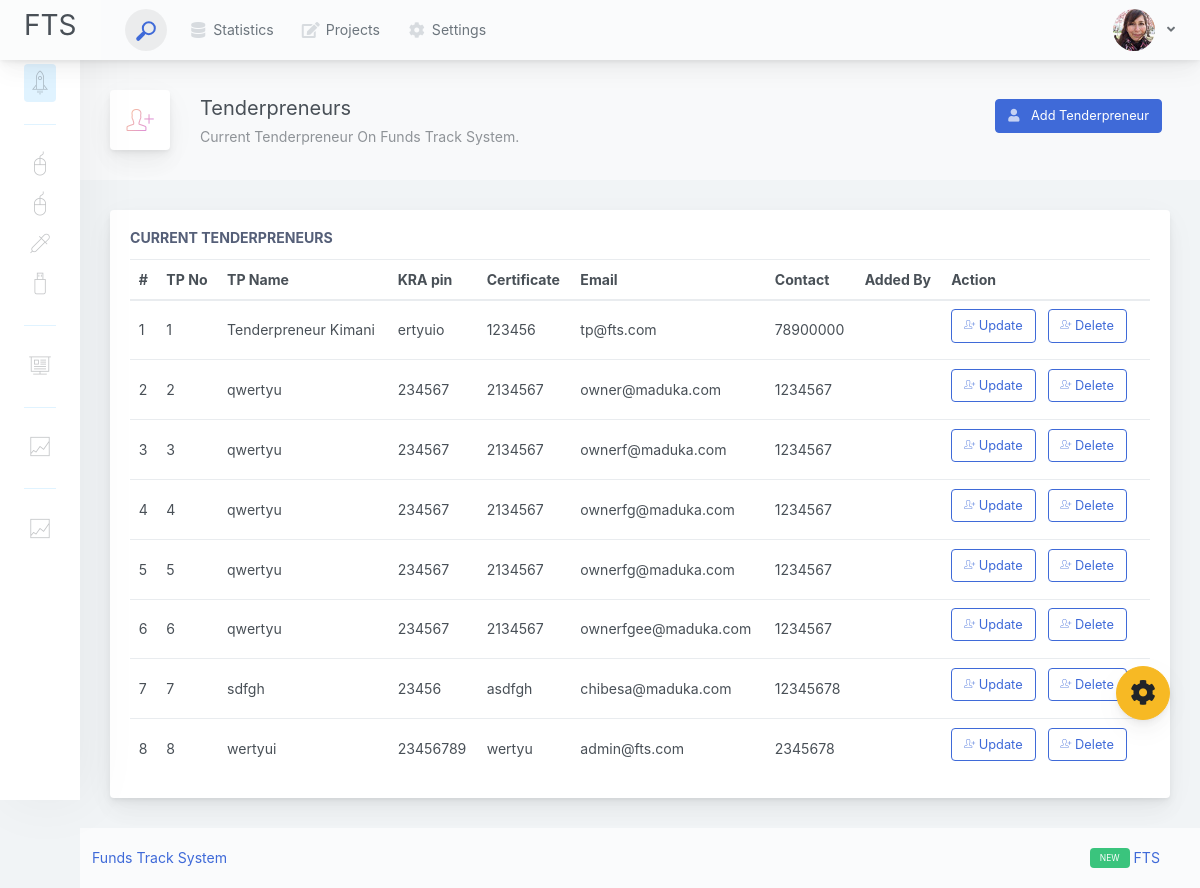
The page /user/tenderpreneur.php (signed in) on the database its author committed.
### tables this page shows
CREATE TABLE `tenderpreneurs` (
  `tp_no` int(11) NOT NULL,
  `tp_name` varchar(20) NOT NULL,
  `kra_cert` varchar(20) NOT NULL,
  `certificate` varchar(20) NOT NULL,
  `contact` int(11) NOT NULL,
  `email` varchar(20) NOT NULL,
  `pass` varchar(300) NOT NULL
);

### user/tenderpreneur.php (the view, shortened to what this page needs)
<!DOCTYPE html>
<html lang="en">
<head>
<link href="../main.css" rel="stylesheet">
</head>
<body>
    <div class="app-container app-theme-white body-tabs-shadow fixed-sidebar fixed-header">
      <?php  include '../includes/user/header.php' ?>
      <?php include '../includes/user/layout.php'?>
        <div class="app-main">
                    <?php include '../includes/user/sidebar.php'?>
                 <div class="app-main__outer">
                    <div class="app-main__inner">
                        <div class="app-page-title">
                            <div class="page-title-wrapper">
                                <div class="page-title-heading">
                                    <div class="page-title-icon">
                                        <i class="pe-7s-add-user icon-gradient bg-mean-fruit">
                                        </i>
                                    </div>
                                    <div>Tenderpreneurs
                                        <div class="page-title-subheading">Current Tenderpreneur On Funds Track System.
                                        </div>
                                    </div>
                                </div>
                                <div class="page-title-actions">
                                    <div class="d-inline-block dropdown">
                                        <button type="button" class="btn mr-2 mb-2 btn-primary" data-toggle="modal" data-target=".addUserModal">
                                            <span class="btn-icon-wrapper pr-2 opacity-7">
                                                <i class="fa fa-user fa-w-20"></i>
                                            </span>
                                            Add Tenderpreneur
                                        </button>
                                    </div>
                                </div>
                             </div>
                        </div>
                 <div class="row">
                            <div class="col-lg-12">
                                <div class="main-card mb-3 card">
                                    <div class="card-body"><h5 class="card-title">Current Tenderpreneurs </h5>
                                        <table class="mb-0 table table-hover">
                                            <thead>
                                            <tr>
                                                <th>#</th>
                                                <th>TP No</th>
                                                <th>TP Name</th>
                                                <th>KRA pin</th>
                                                <th>Certificate</th>
                                                <th>Email</th>
                                                <th>Contact</th>
                                                <th>Added By</th>
                                                <th>Action</th>
                                            </tr>
                                            </thead>
                                            <tbody>
   <?php
    $sql = "SELECT * from tenderpreneurs";
$query = $dbh -> prepare($sql);
$query->execute();
$results=$query->fetchAll(PDO::FETCH_OBJ);
$cnt=1;
if($query->rowCount() > 0)
{
foreach($results as $result)
{
    ?>
                                            <tr>
                                                <td scope="row"><?php echo htmlentities($cnt);?></td>
                                                <td><?php echo htmlentities($result->tp_no);?></td>
                                                <td><?php echo htmlentities($result->tp_name);?></td>
                                                <td><?php echo htmlentities($result->kra_cert);?></td>
                                                <td><?php echo htmlentities($result->certificate);?></td>
                                                <td><?php echo htmlentities($result->email);?></td>
                                                <td><?php echo htmlentities($result->contact);?></td>
                                                <td><?php echo htmlentities($result->added_by);?></td>
                                                <td>
                                                    <button class="mb-2 mr-2 btn-transition btn btn-outline-primary" data-toggle="modal" data-target=".editUserModal">
                                                        <i class="pe-7s-add-user "></i>
                                                        Update
                                                    </button>
                                                    <button class="mb-2 mr-2 btn-transition btn btn-outline-primary" data-toggle="modal" data-target=".deleteUserModal">
                                                        <i class="pe-7s-add-user ">
                                                         </i>
                                                        Delete
                                                    </button>
                                                </td>
                                            </tr>
                    <?php $cnt=$cnt+1; } }?>
                                            </tbody>
                                        </table>
                                    </div>
                                </div>
                            </div>
                        </div>
                    </div>
                    <?php include '../includes/footer.php'?>
                     </div>
        </div>
    </div>
<script type="text/javascript" src="../assets/scripts/main.js"></script></body>
</html>

### rows shown on the page
tenderpreneurs: tp_no "1", tp_name "Tenderpreneur Kimani", kra_cert "ertyuio", certificate "123456", email "tp@fts.com", contact "78900000"
tenderpreneurs: tp_no "2", tp_name "qwertyu", kra_cert "234567", certificate "2134567", email "owner@maduka.com", contact "1234567"
tenderpreneurs: tp_no "3", tp_name "qwertyu", kra_cert "234567", certificate "2134567", email "ownerf@maduka.com", contact "1234567"
tenderpreneurs: tp_no "4", tp_name "qwertyu", kra_cert "234567", certificate "2134567", email "ownerfg@maduka.com", contact "1234567"
tenderpreneurs: tp_no "5", tp_name "qwertyu", kra_cert "234567", certificate "2134567", email "ownerfg@maduka.com", contact "1234567"
tenderpreneurs: tp_no "6", tp_name "qwertyu", kra_cert "234567", certificate "2134567", email "ownerfgee@maduka.com", contact "1234567"
tenderpreneurs: tp_no "7", tp_name "sdfgh", kra_cert "23456", certificate "asdfgh", email "chibesa@maduka.com", contact "12345678"
tenderpreneurs: tp_no "8", tp_name "wertyui", kra_cert "23456789", certificate "wertyu", email "admin@fts.com", contact "2345678"
